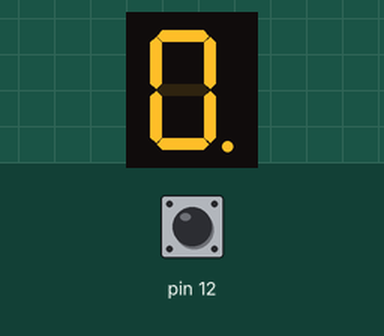
Bench run of a sketch on a simulated Arduino Uno, built with avr-gcc and run on an emulated ATmega328P. Parts: 1-digit seven-segment display. Wiring (inferred from the names in the program): 1-digit 7-segment display, segments lit when LOW: segments pin 7, pin 6, pin 5, pin 4, pin 3, pin 2, pin 9, pin 8. The inputs (shaded band) are chosen by the test bench; at power-on: pin 12 LOW. Random numbers use the default seed unless the sketch sets one; the segment pins are drawn as the display they are named for.

Above: at 1.2 s.
1.3 s: pin 12 driven HIGH
At 2.0 s:
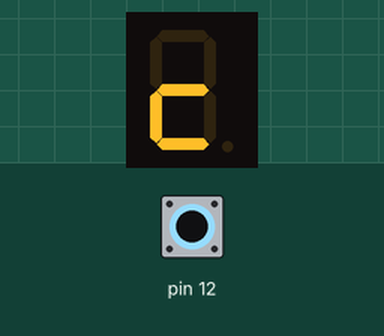
2.8 s: pin 12 pulsed LOW 5 times (0.12 s each, 0.3 s apart)
At 3.12 s:
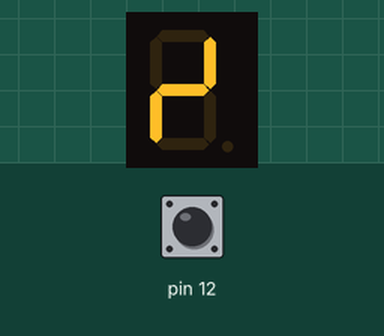
5.8 s: pin 12 pulsed LOW 2 times (0.12 s each, 0.3 s apart)
At 7.6 s:
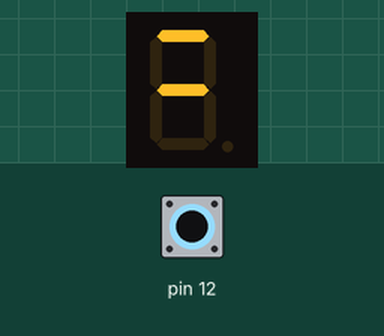
Timing chart, 0 to 9.1 s (numbered marks = the images above; inputs shaded):
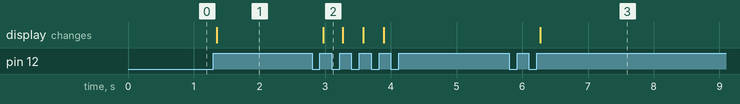

The sketch:

LED_control.ino
```cpp
int num = 0;

byte numbers[10][8] = {
  {1, 1, 1, 1, 1, 1, 0, 0},  // 0
  {0, 1, 1, 0, 0, 0, 0, 0},  // 1
  {1, 1, 0, 1, 1, 0, 1, 0},  // 2
  {1, 1, 1, 1, 0, 0, 1, 0},  // 3
  {0, 1, 1, 0, 0, 1, 1, 0},  // 4
  {1, 0, 1, 1, 0, 1, 1, 0},  // 5
  {1, 0, 1, 1, 1, 1, 1, 0},  // 6
  {1, 1, 1, 0, 0, 1, 0, 0},  // 7
  {1, 1, 1, 1, 1, 1, 1, 0},  // 8
  {1, 1, 1, 1, 0, 1, 1, 0}   // 9
};

int segPins[8] = {8, 7, 6, 5, 4, 3, 2, 9};  // 너 회로 순서 맞춰서

void displayNumbers(int n) {
  for (int i = 0; i < 8; i++) {
    digitalWrite(segPins[i], numbers[n][i] ? HIGH : LOW);
  }
}

void setup() {
  pinMode(12, INPUT);  // 버튼
  for (int i = 0; i < 8; i++) {
    pinMode(segPins[i], OUTPUT);
  }
  digitalWrite(segPins[7], HIGH);  // dp 꺼두기
  randomSeed(analogRead(0));
}

void loop() {
  if (digitalRead(12) == HIGH) {
    delay(50);
    if (digitalRead(12) == HIGH) {
      num = random(1, 7);
      displayNumbers(num);
      while (digitalRead(12) == HIGH);
    }
  }
}
```

Measured:
- after the input at 1.3 s, the display: changes after 0.05 s (image 1)
- after the input at 2.8 s, the display: changes after 0.17 s (image 2)
- after the input at 5.8 s, the display: changes after 0.47 s (image 3)
